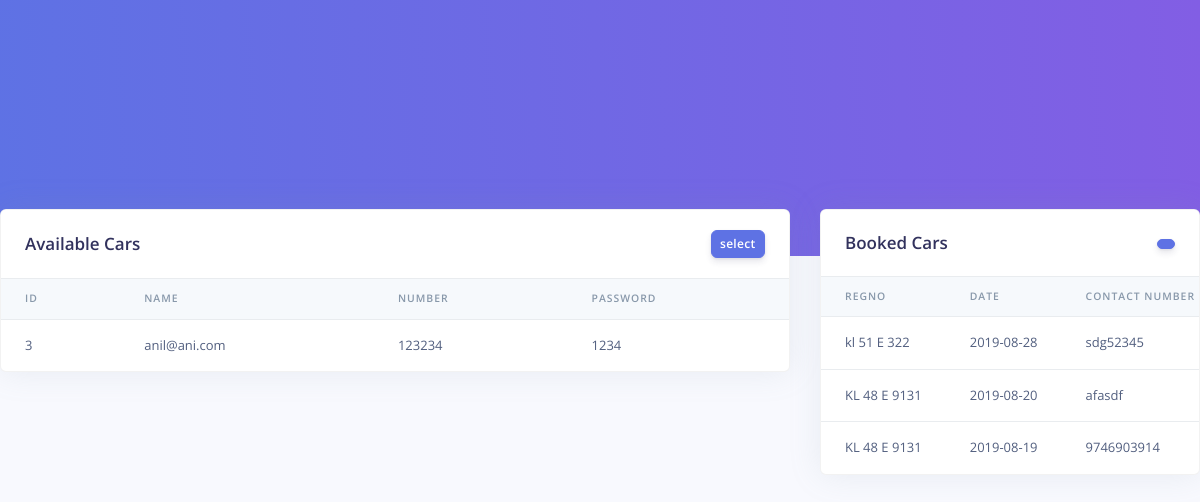
The app's page /admin.php, older data.
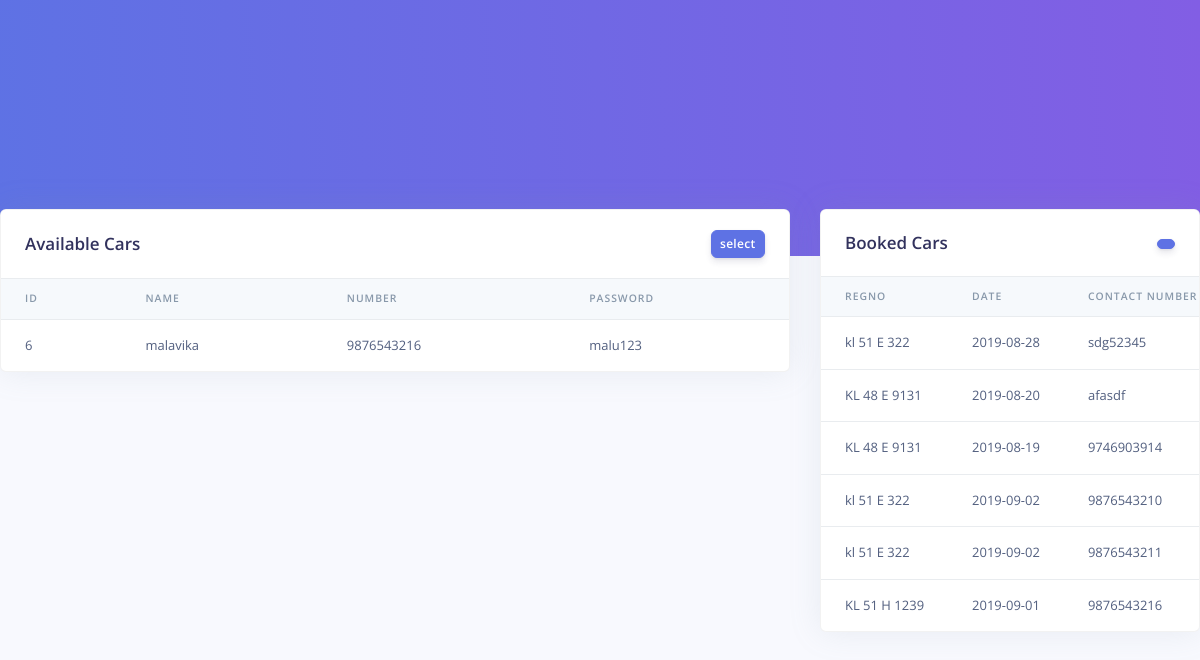
The same page, newer data.
### tables this page shows
CREATE TABLE `user` (
  `id` int(11) NOT NULL,
  `name` varchar(60) NOT NULL,
  `number` varchar(15) NOT NULL,
  `password` varchar(10) NOT NULL
);

CREATE TABLE `book` (
  `regno` varchar(100) NOT NULL,
  `date` date NOT NULL,
  `number` varchar(10) NOT NULL
);

### admin.php (the view, shortened to what this page needs)
<!DOCTYPE html>
<html lang="en">
<head>
  <link href="./assets/js/plugins/nucleo/css/nucleo.css" rel="stylesheet" />
  <link href="./assets/js/plugins/@fortawesome/fontawesome-free/css/all.min.css" rel="stylesheet" />
  <link href="./assets/css/argon-dashboard.css?v=1.1.0" rel="stylesheet" />
</head>
<body class="" onload="load()">
    <div class="header bg-gradient-primary pb-8 pt-5 pt-md-8">
    </div>
    <div class="container-fluid mt--7">
      <div class="row">
        <div class="col-xl-8 mb-5 mb-xl-0">
        </div>
        <div class="col-xl-4">
            </div>
          </div>
        </div>
      <div class="row mt-5">
        <div class="col-xl-8 mb-5 mb-xl-0">
          <div class="card shadow">
            <div class="card-header border-0">
              <div class="row align-items-center">
                <div class="col">
                  <h3 class="mb-0">Available Cars</h3>
                </div>
                <div class="col text-right">
                  <a href="#!" class="btn btn-sm btn-primary">select</a>
                </div>
              </div>
            </div>
            <div class="table-responsive">
              <?php
				  include('php/conn.php');
                  $query = mysqli_query($con, "SELECT * FROM `user`");
                  ?>
              <table id='vnumber' class="table align-items-center table-flush">
                <thead class="thead-light">
                  <tr>
                    <th scope="col">id</th>
                    <th scope="col">name</th>
                    <th scope="col">number</th>
                    <th scope="col">password</th>
                  </tr>
                </thead>
                <?php
                   while($row = mysqli_fetch_array($query))
                 {
                 echo "<tr><td>".$row['id']."</td><td>".$row['name']."</td><td>".$row['number']."</td><td>".$row['password']."</td></tr>";
                  }?>
              </table>
            </div>
          </div>
        </div>
        <div class="col-xl-4">
          <div class="card shadow">
            <div class="card-header border-0">
              <div class="row align-items-center">
                <div class="col">
                  <h3 class="mb-0">Booked Cars</h3>
                </div>
                <div class="col text-right">
                  <a href="#!" class="btn btn-sm btn-primary"></a>
                </div>
              </div>
            </div>
            <div class="table-responsive">
              <?php
				  include('php/conn.php');
                  $query = mysqli_query($con, "SELECT * FROM `book`");?>
              <table class="table align-items-center table-flush">
                <thead class="thead-light">
                  <tr>
                    <th scope="col">RegNO</th>
                    <th scope="col">Date</th>
                    <th scope="col">contact number</th>
                  </tr>
                </thead><?php
                while($row = mysqli_fetch_array($query))
                 {
                 echo "<tr><td>".$row['regno']."</td><td>".$row['date']."</td><td>".$row['number']."</td></tr>";
                  }?>
              </table>
            </div>
          </div>
        </div>
      </div>
</body>
</html>

Row changes from the older to the newer data that the page shows:
removed user: id "3", name "anil@ani.com", number "123234", password "1234"
added user: id "6", name "malavika", number "9876543216", password "malu123"
added book: regno "kl 51 E 322", date "2019-09-02", number "9876543210"
added book: regno "kl 51 E 322", date "2019-09-02", number "9876543211"
added book: regno "KL 51 H 1239", date "2019-09-01", number "9876543216"
